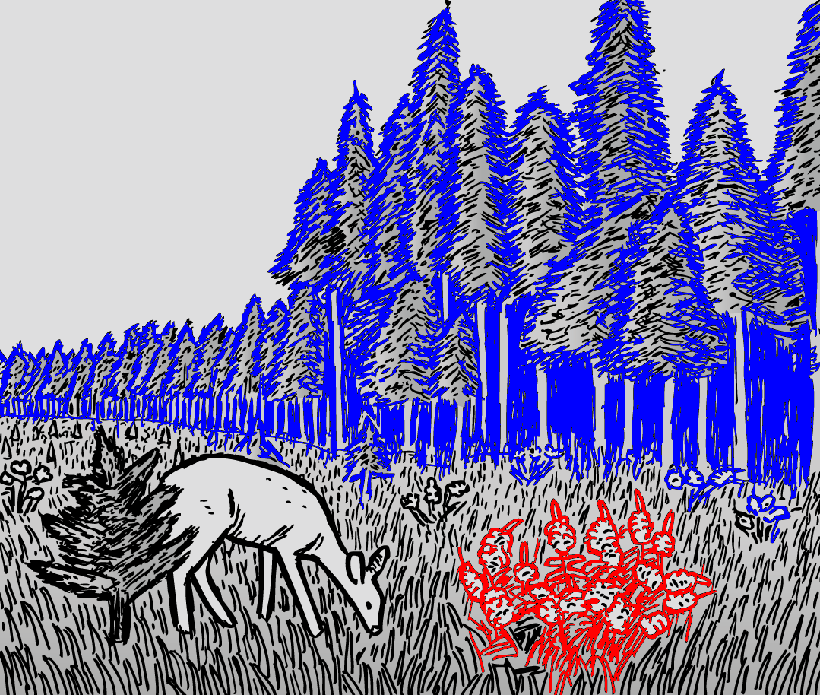
%> input picture lab3/upload/BinarizeWithGC/SetSourceSink/1.png, 820 x 695 px; its folder holds only this picture in this run
$ octave Ex02_edited.m   (GNU Octave 9; MATLAB toolbox functions it lacks are replaced by stand-ins)
%> lines starting %> are read from the running program, lines starting %| are printed output that depends on the picture; in (x1, y1, x2, y2) boxes, pixels count from 0 and x2, y2 are one past the last pixel; in counts of white or black regions, pixels touching at a corner belong together; the program's own positions count from 1
### lab3/upload/BinarizeWithGC/gsmooth.m
function sm = gsmooth(m,sigma,radius,method)

if (nargin < 2)|isempty(sigma)
    sigma = 1;
end;

if (nargin < 3)|isempty(radius)
  radius = ceil(2.5*sigma);
else
    radius = ceil(radius);
end;

if (nargin < 4)|isempty(method)
  method='none';
end;

if (sigma == 0)
  sm = m;
else
  hcol = fspecial('gaussian',[2*radius+1,1],sigma);
  hrow = fspecial('gaussian',[1,2*radius+1],sigma);

  [nrow,ncol,nclr] = size(m);
  sm = zeros(nrow,ncol);
  for c = 1:nclr
      switch method
          case 'none'
              sm(:,:,c) = conv2(hcol,hrow,m(:,:,c),'same');
          case 'mirror'
              sm(:,:,c) = conv2(hcol,hrow,padarray(m(:,:,c),[radius radius],'symmetric'),'valid');
      end;
  end;
end;
end

### lab3/upload/BinarizeWithGC/imgcut.m
function [lbl,cost] = imgcut(src,snk,varargin)

% IMGCUT:  2-way graph cut on an image graph
%
% [lbl,cost] = imgcut(src,snk,d1,d2) is for a 2D image.
% src and snk represent link strengths from the pixel nodes.
% d1 and d2 represent the vertical and horizontal pixel neighbor links.
% If src and snk are MxN, d1 must be (M-1)xN and d2 is Mx(N-1).
% It does not handle multidimensional arrays.
%
% Uses Boykov/Kolmogorov algorithm:
%	"An Experimental Comparison of Min-Cut/Max-Flow Algorithms for Energy Minimization in Vision."
%	Yuri Boykov and Vladimir Kolmogorov.
%	In IEEE Transactions on Pattern Analysis and Machine Intelligence (PAMI),
%	September 2004
% See http://www.cs.ucl.ac.uk/staff/V.Kolmogorov/software/maxflow-v3.01.src.tar.gz
% for download.

% This m-file should only run if there is not a compiled mex-file.
fprintf('Compiled mex-file not found.  Attempting to compile...\n');
try
    mex 'imgcut.cpp' 'graph.cpp' 'maxflow.cpp'
    fprintf('Compilation succeeded!\n');
    [lbl,cost] = imgcut(src,snk,varargin{:});
catch e
    fprintf('\nCompilation failed.\n');
    fprintf('\nPlease make sure that you have a supported compiler installed and configured.\n');
    fprintf('Also please ensure that all required source files are in the current working directory.\n');
    fprintf('Additional required source files may be available from the location(s) below:\n');
    fprintf('http://www.cs.ucl.ac.uk/staff/V.Kolmogorov/software/maxflow-v3.01.src.tar.gz (research license only)\n');
    fprintf('http://www.cs.ucl.ac.uk/staff/V.Kolmogorov/software/maxflow-v2.21.src.tar.gz (commercial license available)\n');
    fprintf('See http://www.cs.ucl.ac.uk/staff/V.Kolmogorov/software.html#MAXFLOW for more information.\n');
end

### lab3/upload/BinarizeWithGC/Ex02_edited.m
% Have to provide map of source and sinks, and weight of edges
% algorithm does: find the optimum, min-cut and max-flow.
% The algorithm removes 'edges' and that is the segmentation.
% Sink does not have to be connected.

% Have to build a graph and decide what is sink and source.
% Eliminate hor/ver edge, penalty should be the same (for edges in a
% graph) ??

% 'Pixels' = nodes, contours will become edges with canny


% After calculating derivates, calculate graph edges
% Every pixel becomes a node, have to be connected horizontally and
% vertically, dont want all to be connected. Those with derivative along x
% and y will be connected (with the help of canny) (?). Thus, only
% preserving peak edges.

% Divergence map used to get source and sink.


% Call this function with the file name of the source image and the
% file name for the output image.
clear all; %close all;
%InputDir  = dir('./DIBCO');
%addpath('./DIBCO');
InputDir  = dir('./SetSourceSink');
addpath('./SetSourceSink');


OutDir = './GCuts';

if (~exist(OutDir,'dir'))
    mkdir(OutDir);
end


%####################### MACROS ##########################
x={};
for i = 1:size(InputDir,1)
    x = [x; InputDir(i).name];
end
InputDir = x(3:end);

Input  = InputDir;

%####################### ENTER MAIN ##########################
for f = 1:1%size(Input)

    wgt = 122.1634;
    sr = 23.2084;
    ct = [5.2742e-004 0.3899];
    %ct = [75/255 77/255];

    iim   = imread(char(Input(1)));
%> iim is the input picture: size 695x820x3 uint8; mean R, G, B 130.5, 124.6, 172.8

    if (size(iim,3)==3)
        img = rgb2gray(iim);
    end;

    %red_img = iim(:,:,1);
    %red_img(red_img~=255) = 0;
    eimg = edge(img(),'canny',ct);
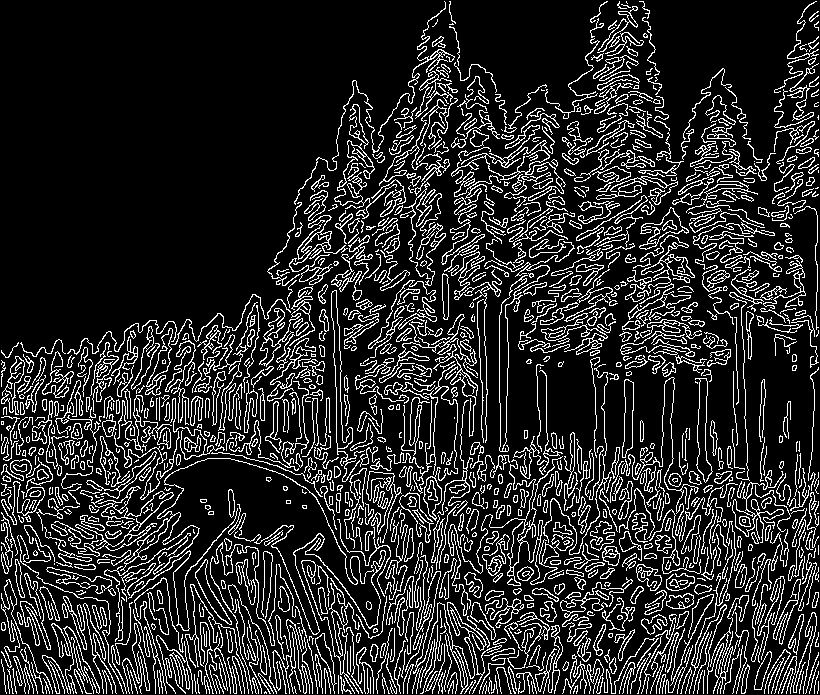
%> eimg: size 695x820 logical; 15.9% white in thin lines or dots
    %size(eimg)

    if isa(img,'uint8')
        img = double(img);
%> img: size 695x820 double
    else
        img = 255.*img; % numbers are set for 255 scale
    end;
    figure;
    subplot(2,2,1);
    imshow(eimg);
    title('canny');
    dx = img(1:end-1,2:end)-img(1:end-1,1:end-1);
    dy = img(2:end,1:end-1)-img(1:end-1,1:end-1);
    dvr = divergence(dx,dy);

    img2 = (img-gsmooth(img,sr,3*sr,'mirror')); % Gaussian smooth
%> after the loop in gsmooth, `for c = 1:nclr`:
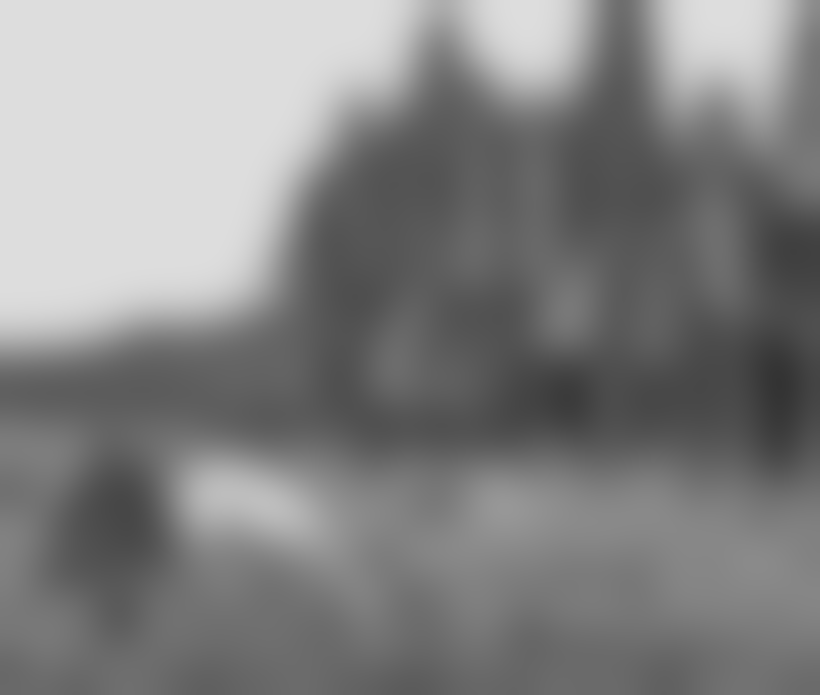
%> sm: size 695x820 double; min 51.78, max 222, mean 131.8


    rms = sqrt(gsmooth(img2.^2,sr)); % root mean square
%> call 2 of gsmooth, with sigma = 23.21
%> after the loop in gsmooth (call 2), `for c = 1:nclr`:
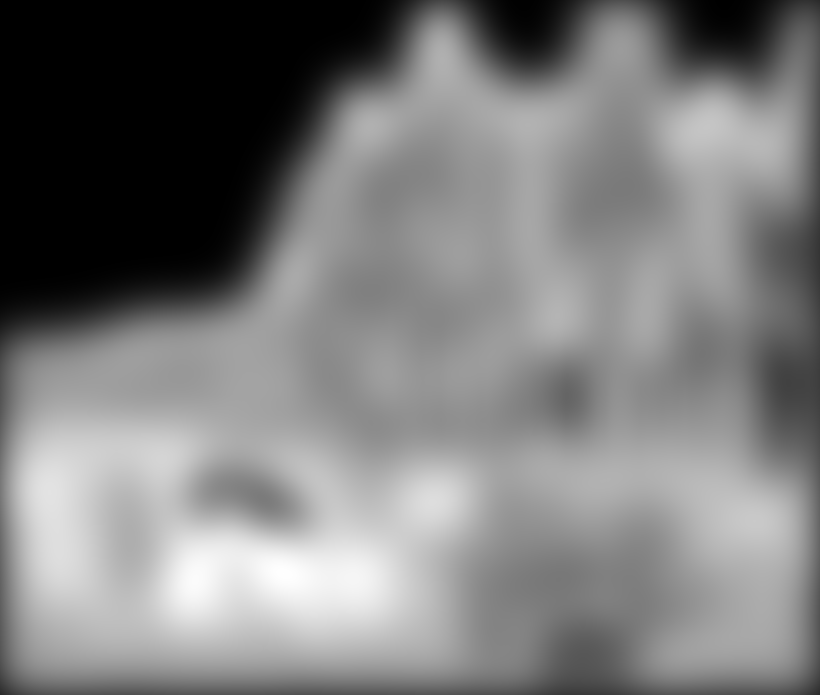
%> sm: size 695x820 double; min 9.67e-25, max 9637.9, mean 4707; drawn with min black and max white
    himask = (img2./(rms+eps)>2);
%> himask: size 695x820 logical; 0.29% white; 38 white regions (29 under 20 px), largest, box (x1, y1, x2, y2) and area: (810, 367, 820, 457) 530, (810, 211, 820, 363) 518, (537, 379, 546, 414) 234
    for(x = 1:2)
    if(x == 1)
        himask = himask | (iim(:,:,1) > 200); %red
%> himask: size 695x820 logical; 40.3% white; 921 white regions (716 under 20 px), largest, box (x1, y1, x2, y2) and area: (0, 0, 447, 359) 113274, (281, 377, 717, 695) 36033, (641, 0, 818, 176) 17037
    else
        himask = himask | (iim(:,:,3) > 200); %blue
    end
    dvr(himask(1:end-1,1:end-1)) = -500;
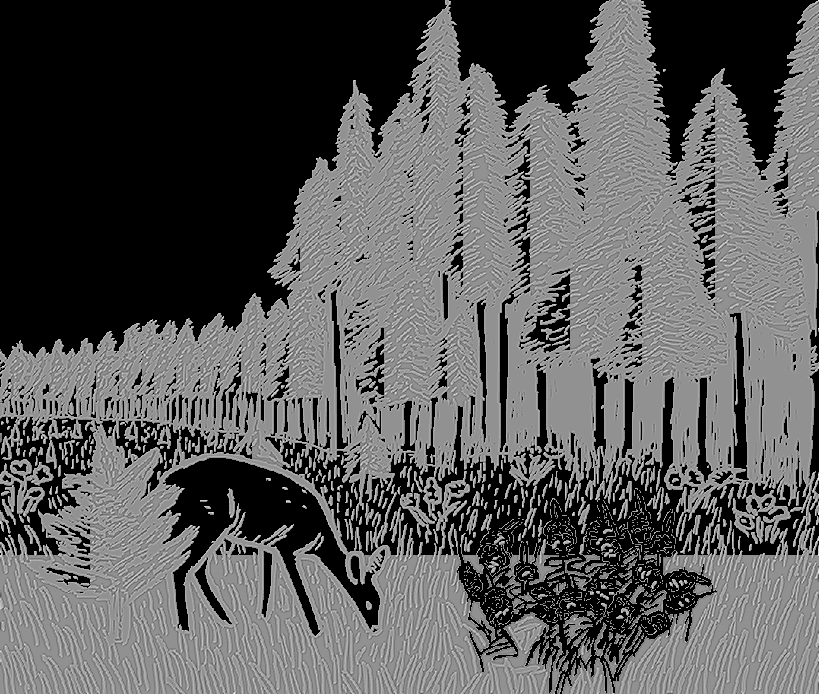
%> dvr: size 694x819 double; min -500, max 378.5, mean -196.6; drawn with min black and max white

% first run, only find edges with canny (true image contours)
    hc = ~((eimg(1:end-1,1:end-1)&(dy>0))|(eimg(2:end,1:end-1)&(dy<=0))); % Horizontal component (graph edges)
%> hc: size 694x819 logical; 83.9% white; black in thin lines or dots
    vc = ~((eimg(1:end-1,1:end-1)&(dx>0))|(eimg(1:end-1,2:end)&(dx<=0))); % Vertical graph edges (preserve only those who have difference in
%> vc: size 694x819 logical; 84.2% white; black in thin lines or dots
    hc = hc(1:end-1,:);
%> hc: size 693x819 logical; 83.9% white; black in thin lines or dots
    vc = vc(:,1:end-1);
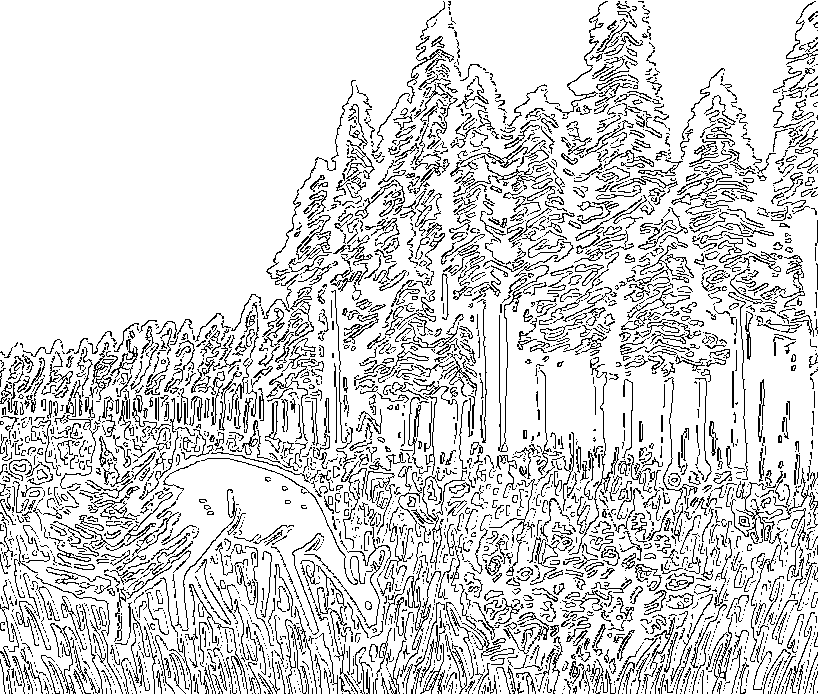
%> vc: size 694x818 logical; 84.2% white; black in thin lines or dots

   %old
   source = 1500-dvr;
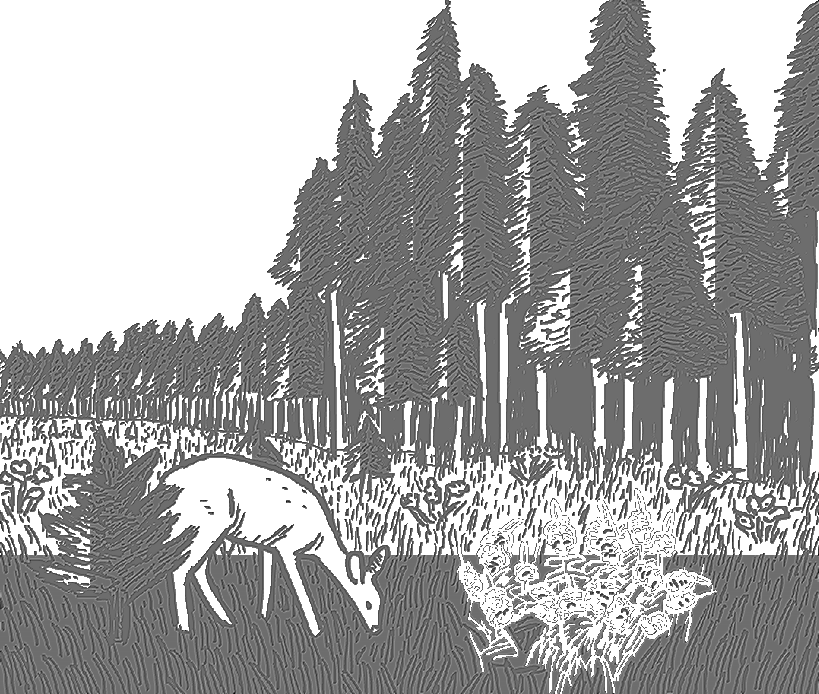
%> source: size 694x819 double; min 1121.5, max 2000, mean 1696.6; drawn with min black and max white
   sink = 1500+dvr;

   subplot(2,2,2)
   imshow(source/2000);
   title('source');
   subplot(2,2,3);
   imshow(sink/2000);
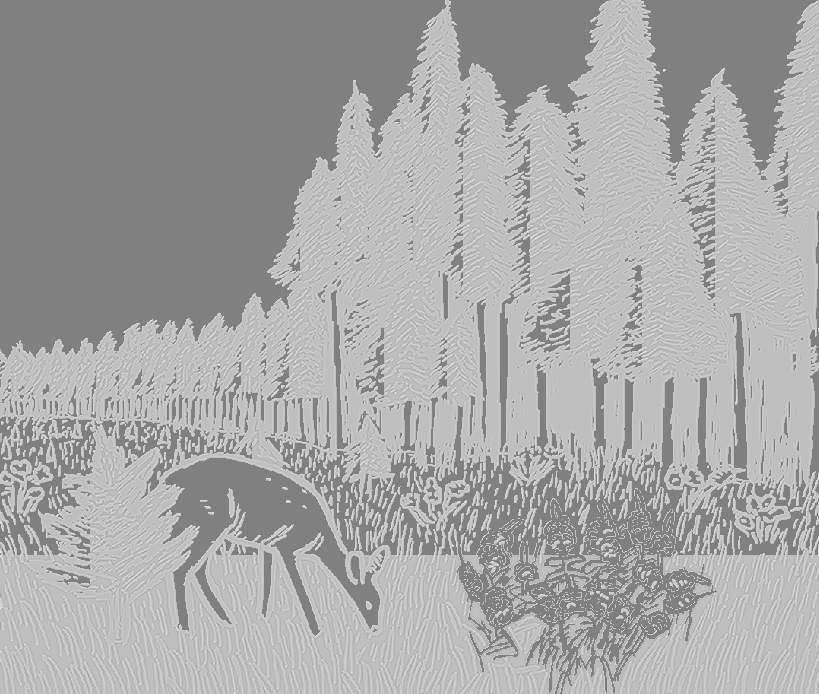
%> displayed picture: size 694x819, on the screen's scale of 0 to 255; min 128, max 240, mean 166.3
   title('sink');


   %source = 1500+dvr;
   %sink = 1500-dvr;


%> (the run ends here)
